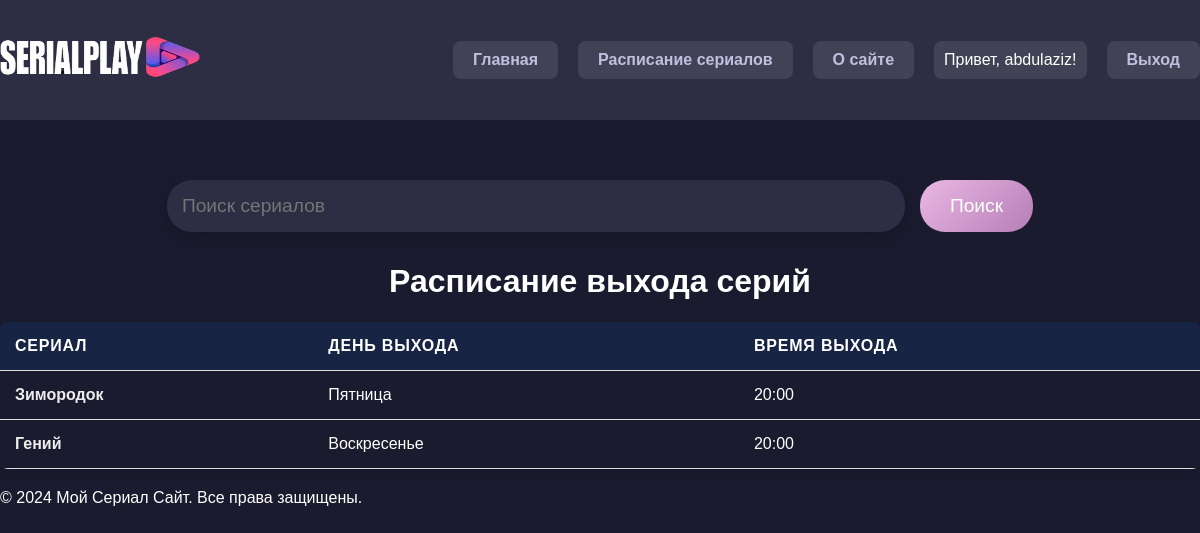
Screenshot of /schedule/ (signed in) with the database file from the repository.
### app_serires/models.py (models this page shows, shortened)
class ReleaseSchedule(models.Model):
    DAYS_OF_WEEK = [
        ('mon', 'Понедельник'),
        ('tue', 'Вторник'),
        ('wed', 'Среда'),
        ('thu', 'Четверг'),
        ('fri', 'Пятница'),
        ('sat', 'Суббота'),
        ('sun', 'Воскресенье'),
    ]
    series = models.ForeignKey(Series, on_delete=models.CASCADE, related_name='release_schedules')
    release_day = models.CharField(max_length=3, choices=DAYS_OF_WEEK, default='mon')
    release_time = models.TimeField()  # Время выхода серии

class Series(models.Model):
    title = models.CharField(max_length=255)
    description = models.TextField()
    genres = models.ManyToManyField(Genre, related_name='series')
    country = models.ForeignKey(Country, on_delete=models.SET_NULL, null=True)
    popularity = models.PositiveIntegerField(default=0)
    poster_url = models.URLField(blank=True)
    rating = models.FloatField(default=0)
    release_year = models.PositiveIntegerField(null=True, blank=True)
    clicks = models.IntegerField(default=0)

### app_serires/views.py (the view)
# urls.py: path('schedule/', views.schedule_view, name='schedule'),
def schedule_view(request):
    schedules = ReleaseSchedule.objects.select_related('series').all()
    return render(request, 'schedule.html', {'schedules': schedules})

### templates/schedule.html (shortened to what this page needs)
{% extends 'base.html' %}
{% block content %}
<h1 style="text-align: center; color: #ffffff;">Расписание выхода серий</h1>
<table>
    <thead>
        <tr>
            <th>Сериал</th>
            <th>День выхода</th>
            <th>Время выхода</th>
        </tr>
    </thead>
    <tbody>
        {% for schedule in schedules %}
        <tr>
            <td><a href="{% url 'series_detail' schedule.series.id %}">{{ schedule.series.title }}</a></td>
            <td>{{ schedule.get_release_day_display }}</td>
            <td>{{ schedule.release_time|date:"H:i" }}</td>
        </tr>
        {% endfor %}
    </tbody>
</table>
{% endblock %}

### templates/base.html (shortened to what this page needs)
{% load static %}
<!DOCTYPE html>
<html lang="ru">
<head>
    <link rel="stylesheet" href="{% static 'css/base.css' %}">
</head>
<body>
    <nav class="navbar">
        <div class="container">
            <a href="{% url 'home' %}" class="navbar-brand">
                <img src="{% static 'images/logo1.png' %}" alt="SerialPlay Logo" style="height: 40px; width: 200px;">
            </a>
            <ul class="navbar-nav">
                <li><a href="{% url 'home' %}">Главная</a></li>
                <li><a href="{% url 'schedule' %}">Расписание сериалов</a></li>
                <li><a href="{% url 'about' %}">О сайте</a></li>
                {% if not user.is_authenticated %}
                    <li><a href="{% url 'register' %}">Регистрация</a></li>
                    <li><a href="{% url 'login' %}">Логин</a></li>
                {% else %}
                    <li><span>Привет, {{ user.username }}!</span></li>
                    <li><a href="{% url 'logout' %}">Выход</a></li>
                {% endif %}
            </ul>
        </div>
    </nav>
<form class="search-form" id="search-form">
    <input type="text" name="q" id="search-input" placeholder="Поиск сериалов" aria-label="Search" required>
    <button type="submit">Поиск</button>
</form>
    <div class="container">
        {% block content %}
        {% endblock %}
    </div>
    <footer>
        <div class="container">
            <p>&copy; 2024 Мой Сериал Сайт. Все права защищены.</p>
        </div>
    </footer>
</body>
</html>

### static/css/base.css (style rules this page uses)
body { background-color: #1b1b2f; color: #ffffff; font-family: 'Arial', sans-serif; margin: 0; padding: 0; }
.navbar { background-color: #2d2d44; padding: 15px 0; position: relative; }
.navbar .container { display: flex; justify-content: space-between; align-items: center; flex-wrap: wrap; }
.navbar-brand { color: #ffffff; font-size: 1.5em; text-transform: uppercase; text-decoration: none; margin-right: 20px; }
.navbar-nav { list-style: none; display: flex; gap: 20px; flex-wrap: wrap; }
.navbar-nav li a { color: #c0c0df; text-decoration: none; font-size: 1em; padding: 5px 10px; }
.search-form { display: flex; justify-content: center; margin-top: 50px; padding: 10px; }
.search-form input[type="text"] { width: 60%; padding: 15px; border: none; border-radius: 25px; background-color: #2d2d44; color: #ffffff; font-size: 1.2em; box-shadow: 0 5px 15px rgba(0, 0, 0, 0.2); outline: none; transition: width 0.4s ease; }
.search-form button { padding: 15px 30px; margin-left: 15px; border: none; border-radius: 25px; background-color: #ff79c6; color: #ffffff; font-size: 1.2em; cursor: pointer; transition: background-color 0.3s ease, transform 0.3s ease; }

### templates/schedule.html (style rules this page uses)
table { width: 100%; border-collapse: collapse; margin: 20px 0; background-color: transparent; box-shadow: 0 4px 10px rgba(0, 0, 0, 0.1); border-radius: 8px; overflow: hidden; }
th, td { padding: 15px; text-align: left; border-bottom: 1px solid #dddddd; }
th { background-color: rgba(0, 123, 255, 0.1); color: #ffffff; text-transform: uppercase; letter-spacing: 0.05em; }
a { text-decoration: none; color: #007bff; font-weight: bold; }
a { color: #EDEDED; text-decoration: none; transition: color 0.3s; }
ul { list-style-type: none; padding: 0; }
li { background: rgba(255, 255, 255, 0.1); margin: 10px 0; padding: 10px; border-radius: 8px; }
button { background: linear-gradient(135deg, #EAB8E4, #B57EB6); color: #2E1A47; border: none; padding: 10px 15px; border-radius: 5px; cursor: pointer; transition: background 0.3s, transform 0.3s; }

### rows the page displays
ReleaseSchedule: series "Зимородок", release_day "Пятница", release_time "20:00"
ReleaseSchedule: series "Гений", release_day "Воскресенье", release_time "20:00"

### other values shown
{{ user.username }} "abdulaziz"
